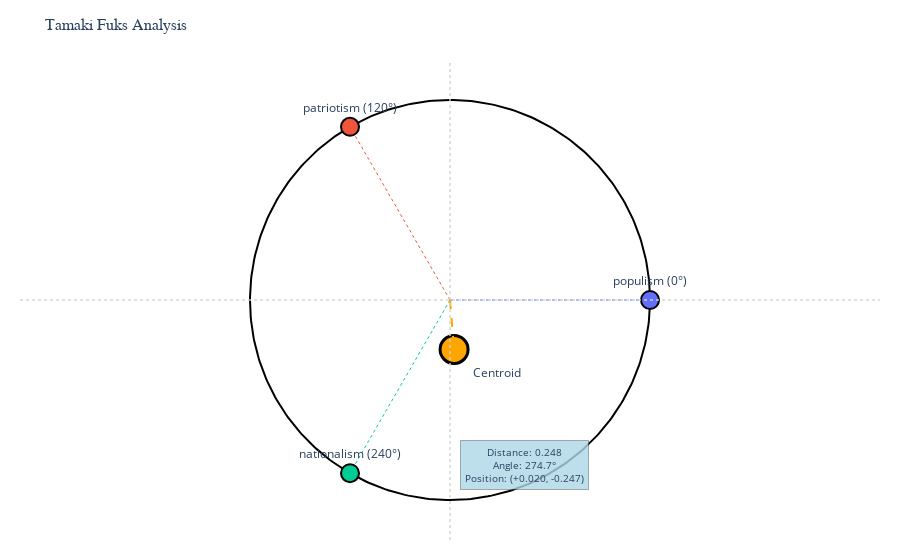

The cell this chart's notebook holds for it:
### Code cell
# Method 1: Direct pandas accessor (most natural)
viz = speech_data.dcs.tamaki_fuks()
viz.plot()
None  # Prevent auto-display of viz object

# Method 2: Magic command for cell-level analysis
# Note: Cell magic %%dcs_framework would go in a separate cell like this:
# 
# %%dcs_framework tamaki_fuks  
# speech_data
#
# (Commented out here to avoid duplicate charts)

# Method 3: Functional approach for programmers (not implemented yet)
# from discernus import DCS
# dcs = DCS.auto_detect(speech_data)
# dcs.plot()

# All three methods produce the same sophisticated visualization:
# - Triangular competitive space
# - Automatic temporal evolution if date column detected  
# - Intelligent anchor positioning
# - Academic-quality formatting
# - Interactive Plotly output

### Figure 1 — Plotly figure (JSON) as saved in the notebook; plotly's stock layout.template omitted (floating-point values rounded to 4 significant figures; data arrays with more than 128 entries replaced by an {"elided": "..."} marker saying what was removed)
{"data": [{"line": {"color": "black", "width": 2}, "mode": "lines", "name": "Boundary", "showlegend": false, "type": "scatter", "x": {"elided": "361 float values"}, "y": {"elided": "361 float values"}}, {"hoverinfo": "skip", "line": {"color": "#636EFA", "dash": "dot", "width": 1}, "mode": "lines", "showlegend": false, "type": "scatter", "x": [0, 1], "y": [0, 0]}, {"hoverinfo": "skip", "line": {"color": "#EF553B", "dash": "dot", "width": 1}, "mode": "lines", "showlegend": false, "type": "scatter", "x": [0, -0.5], "y": [0, 0.866]}, {"hoverinfo": "skip", "line": {"color": "#00CC96", "dash": "dot", "width": 1}, "mode": "lines", "showlegend": false, "type": "scatter", "x": [0, -0.5], "y": [0, -0.866]}, {"hovertemplate": "<b>%{text}</b><extra></extra>", "marker": {"color": ["#636EFA", "#EF553B", "#00CC96"], "line": {"color": "black", "width": 2}, "size": 18}, "mode": "markers+text", "name": "Anchors", "text": ["populism (0°)", "patriotism (120°)", "nationalism (240°)"], "textposition": "top center", "type": "scatter", "x": [1, -0.5, -0.5], "y": [0, 0.866, -0.866]}, {"hovertemplate": "<b>%{text}</b><br>x: %{x:.3f}<br>y: %{y:.3f}<extra></extra>", "marker": {"color": "orange", "line": {"color": "black", "width": 3}, "size": 28}, "mode": "markers+text", "name": "Signature Centroid", "text": ["Centroid"], "textposition": "bottom right", "type": "scatter", "x": [0.02041], "y": [-0.2474]}, {"hoverinfo": "skip", "line": {"color": "orange", "dash": "dash", "width": 2}, "mode": "lines", "showlegend": false, "type": "scatter", "x": [0, 0.02041], "y": [0, -0.2474]}], "layout": {"annotations": [{"bgcolor": "rgba(173, 216, 230, 0.8)", "bordercolor": "rgba(0, 0, 0, 0.3)", "borderpad": 4, "borderwidth": 1, "font": {"size": 10}, "showarrow": false, "text": "Distance: 0.248<br>Angle: 274.7°<br>Position: (+0.020, -0.247)", "x": 0.05, "xanchor": "left", "y": -0.95, "yanchor": "bottom"}], "autosize": true, "margin": {"b": 20, "l": 20, "r": 20, "t": 60}, "paper_bgcolor": "white", "plot_bgcolor": "white", "shapes": [{"line": {"color": "lightgray", "dash": "dot"}, "opacity": 0.7, "type": "line", "x0": 0, "x1": 1, "xref": "x domain", "y0": 0, "y1": 0, "yref": "y"}, {"line": {"color": "lightgray", "dash": "dot"}, "opacity": 0.7, "type": "line", "x0": 0, "x1": 0, "xref": "x", "y0": 0, "y1": 1, "yref": "y domain"}], "showlegend": false, "title": {"font": {"family": "Arial", "size": 16}, "text": "Tamaki Fuks Analysis"}, "xaxis": {"range": [-1.2, 1.2], "scaleanchor": "y", "scaleratio": 1, "visible": false}, "yaxis": {"range": [-1.2, 1.2], "visible": false}}}
